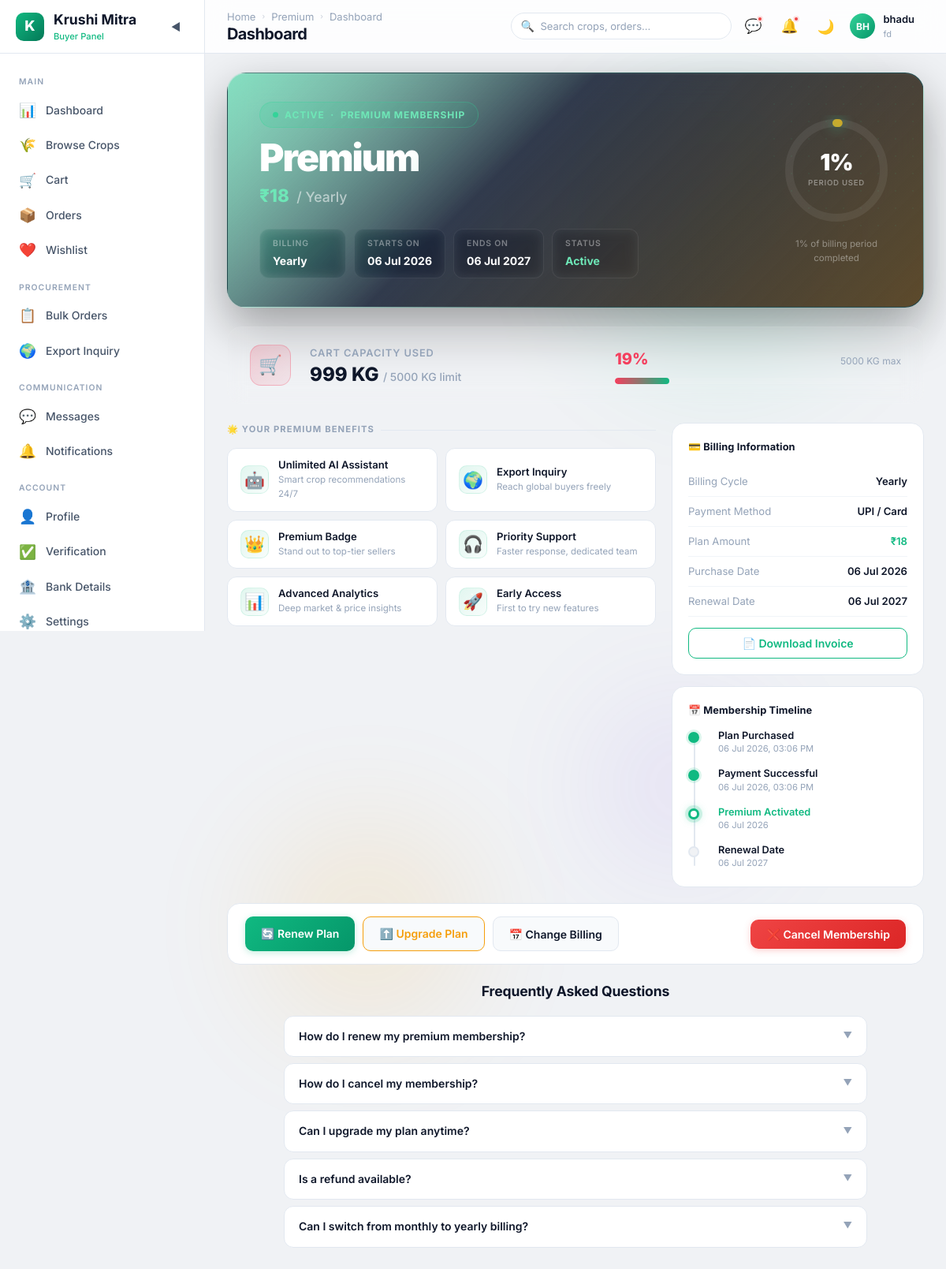
/buyer/current_plan/ (signed in), run on an earlier commit of the app's database.
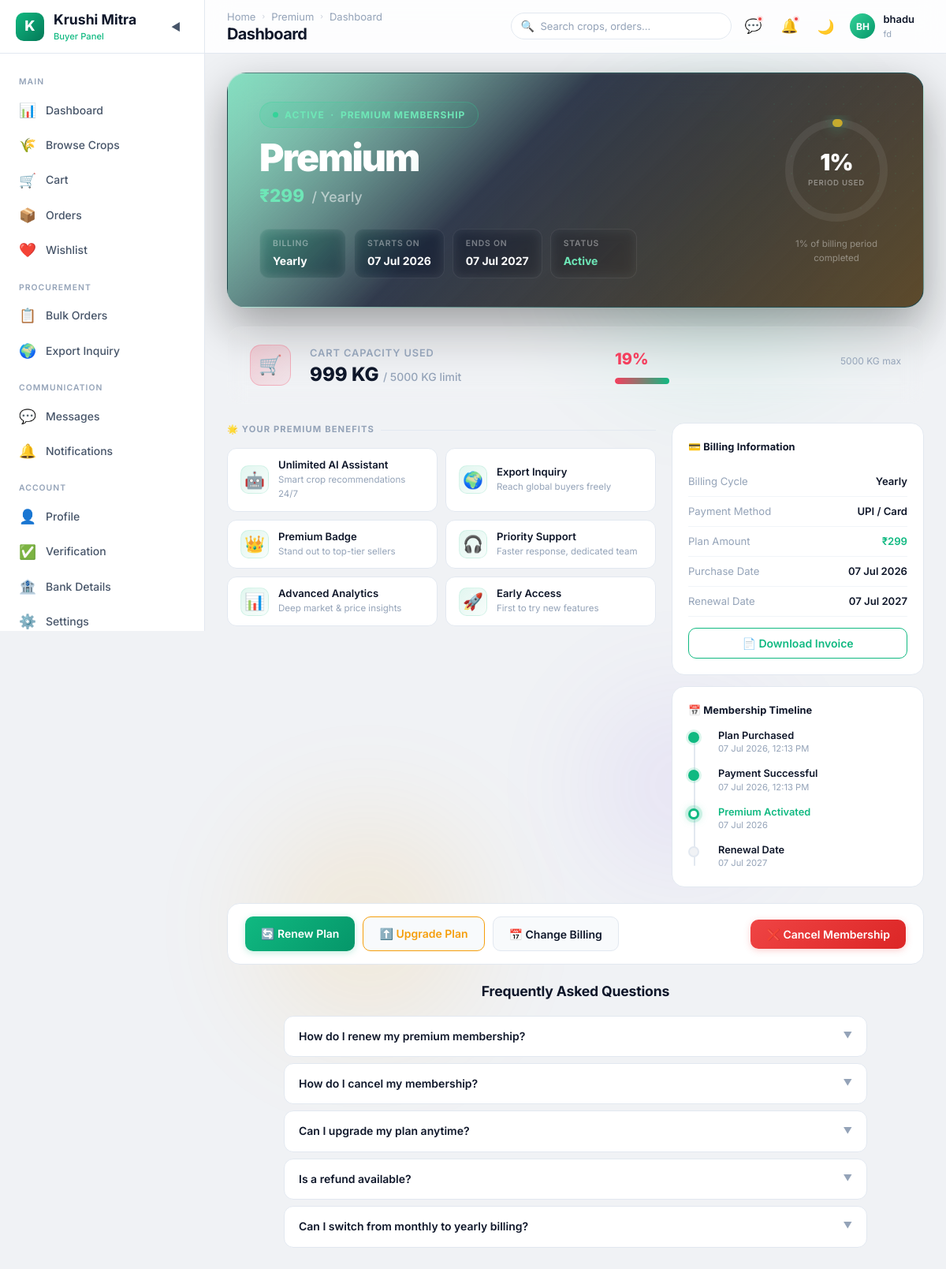
And on a later commit of the database.
### buyer/models.py (models this page shows, shortened)
class premium_history(models.Model):
    user = models.ForeignKey(Buyer, on_delete=models.CASCADE, related_name='premium_buyer_history')
    plan = models.CharField(max_length=20)
    billing_cycle = models.CharField(max_length=20)
    payment_method = models.CharField(max_length=20)
    price = models.IntegerField()
    coupon_code = models.CharField(max_length=20)
    start_date = models.DateTimeField(default=timezone.now)

class premium_buyer(models.Model):
    PREMIUM_CHOOSE =  (
        ('Free', 'Free'),
        ('Standard', 'Standard'),
        ('Premium', 'Premium'),
    )
    PREMIUM_TYPECHOOSE =  (
        ('Monthly', 'Monthly'),
        ('Yearly', 'Yearly'),
    )
    user = models.ForeignKey(Buyer, on_delete=models.CASCADE, related_name='Premium_user')
    premium_type = models.CharField(max_length=20,choices=PREMIUM_CHOOSE)
    premium_time = models.CharField(max_length=20,choices=PREMIUM_TYPECHOOSE)
    purchase_date = models.DateTimeField(default=timezone.now)
    @property
    def end_date(self):
        if self.premium_time == "Monthly":
            return self.purchase_date + relativedelta(months=1)
        elif self.premium_time == "Yearly":
            return self.purchase_date + relativedelta(years=1)
    @property
    def is_expired(self):
        if self.premium_type == "Free":
            return False
        return timezone.now() > self.end_date

### farmer/views.py (the view)
        def wrapper(request, *args, **kwargs):
            if "contact" in request.session:
                try:
                    user = User.objects.get(contact=request.session['contact'])
                    request.uid = user
                    if user.role not in allowed_roles:
                        messages.error(request, "Access Denied")
                        return redirect('login')
                    return view_function(request, *args, **kwargs)
                except User.DoesNotExist:
                    return redirect('login')
            return redirect('login')

### buyer/views.py (called while the page is built)
@check_login(['Buyer'])
def current_plan(request):
    uid = request.uid
    buyr = Buyer.objects.get(user=uid)
    premium_type = premium_buyer.objects.get(user=buyr)
    cart = Cart.objects.get(user=uid)
    cart_used = cart.total_kg
    cart_limit = cart.cart_limit
    cart_usage_pct = min(int((cart_used / cart_limit) * 100), 100)
    last_buy = premium_history.objects.filter(user=buyr).first()
    return render(request, "buyer/current_plan.html", {
        'buyr': buyr,
        'premium_type': premium_type,
        'cart': cart,
        'cart_used': cart_used,
        'cart_usage_pct': cart_usage_pct,
        'last_buy':last_buy
    })

### buyer/templates/buyer/current_plan.html (shortened to what the changed rows need)
<!DOCTYPE html>
{% load static %}
<html lang="en">
<head>
  <link rel="stylesheet" href="{% static 'buyer/css/style.css' %}">
  <link rel="stylesheet" href="{% static 'buyer/css/current_plan.css' %}">
</head>
<body>
  <div class="app-layout">
    <div class="main-wrapper">
      <header class="navbar">
        <div class="navbar-left">
          <div>
            <h1 class="page-title">Current Plan</h1>
          </div>
        </div>
      </header>
      <main class="main-content" style="position:relative;">
        <div class="cp-card">
          <div class="cp-card-body">
            <div class="cp-card-left">
              <div class="cp-plan-chip">
                <span class="cp-plan-chip-dot"></span>
                Active &nbsp;·&nbsp; Premium Membership
              </div>
              <div class="cp-plan-name">{{ premium_type.premium_type }}</div>
              <div class="cp-plan-price">
                <strong>₹{{ last_buy.price}}</strong>
                &nbsp;/ {{ premium_type.premium_time }}
              </div>
              <div class="cp-meta-row">
                <div class="cp-meta-pill">
                  <span class="cp-meta-pill-label">Billing</span>
                  <span class="cp-meta-pill-value">{{ premium_type.premium_time }}</span>
                </div>
                <div class="cp-meta-pill">
                  <span class="cp-meta-pill-label">Starts On</span>
                  <span class="cp-meta-pill-value">{{ premium_type.purchase_date|date:"d M Y" }}</span>
                </div>
                <div class="cp-meta-pill">
                  <span class="cp-meta-pill-label">Ends On</span>
                  <span class="cp-meta-pill-value">{{ premium_type.end_date|date:"d M Y" }}</span>
                </div>
                <div class="cp-meta-pill">
                </div>
              </div>
            </div>
          </div>
        </div>
        <div class="cp-layout">
          <div>
            <div class="cp-panel">
              <div class="cp-row">
                <span class="cp-row-label">Billing Cycle</span>
                <span class="cp-row-value">{{ premium_type.premium_time }}</span>
              </div>
              <div class="cp-row">
                <span class="cp-row-label">Plan Amount</span>
                <span class="cp-row-value" style="color:var(--primary-500);">₹{{last_buy.price}}</span>
              </div>
              <div class="cp-row">
                <span class="cp-row-label">Purchase Date</span>
                <span class="cp-row-value">{{ premium_type.purchase_date|date:"d M Y" }}</span>
              </div>
              <div class="cp-row">
                <span class="cp-row-label">Renewal Date</span>
                <span class="cp-row-value">{{ premium_type.end_date|date:"d M Y" }}</span>
              </div>
            </div>
            <div class="cp-panel">
              <div class="cp-htimeline">
                <div class="cp-hstep done">
                  <div class="cp-hstep-dot"></div>
                  <div class="cp-hstep-title">Plan Purchased</div>
                  <div class="cp-hstep-time">{{ premium_type.purchase_date|date:"d M Y, h:i A" }}</div>
                </div>
                <div class="cp-hstep done">
                  <div class="cp-hstep-dot"></div>
                  <div class="cp-hstep-title">Payment Successful</div>
                  <div class="cp-hstep-time">{{ premium_type.purchase_date|date:"d M Y, h:i A" }}</div>
                </div>
                <div class="cp-hstep now">
                  <div class="cp-hstep-dot"></div>
                  <div class="cp-hstep-title">Premium Activated</div>
                  <div class="cp-hstep-time">{{ premium_type.purchase_date|date:"d M Y" }}</div>
                </div>
                <div class="cp-hstep">
                  <div class="cp-hstep-dot"></div>
                  <div class="cp-hstep-title">Renewal Date</div>
                  <div class="cp-hstep-time">{{ premium_type.end_date|date:"d M Y" }}</div>
                </div>
              </div>
            </div>
          </div>
        </div>
      </main>
    </div>
  </div>
</body>
</html>

What changed in the data, as far as the page shows it:
removed premium_history: price "18"
changed premium_buyer "Premium": purchase_date "06 Jul 2026" → "07 Jul 2026"; end_date "06 Jul 2027" → "07 Jul 2027"; purchase_date "06 Jul 2026, 03:06 PM" → "07 Jul 2026, 12:13 PM"
added premium_history: price "299"
